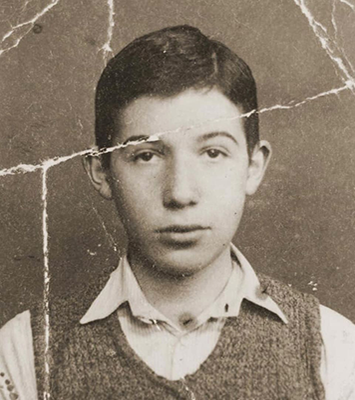
#> input picture examples/example01.png, 355 x 400 px
$ python opencv_inpainting.py --image examples/example01.png --mask examples/example01.png
#> lines starting #> are read from the running program, lines starting #| are printed output that depends on the picture
# import the necessary packages
import argparse
import cv2

# construct the argument parser and parse the arguments
ap = argparse.ArgumentParser()
ap.add_argument("-i", "--image", type=str, required=True, help="path input image on which we'll perform inpainting")
ap.add_argument("-m", "--mask", type=str, required=True, help="path input mask which corresponds to damaged areas")
ap.add_argument("-a", "--method", type=str, default="telea", choices=["telea", "ns"], help="inpainting algorithm to use")
ap.add_argument("-r", "--radius", type=int, default=3, help="inpainting radius")
args = vars(ap.parse_args())

# initialize the inpainting algorithm to be the Telea et al. method
flags = cv2.INPAINT_TELEA

# check to see if we should be using the Navier-Stokes (i.e.,Bertalmio
# et al.) method for inpainting
if args["method"] == "ns":
	flags = cv2.INPAINT_NS

# load the (1) input image (i.e., the image we're going to perform
# inpainting on) and (2) the  mask which should have the same input
# dimensions as the input image -- zero pixels correspond to areas
# that *will not* be inpainted while non-zero pixels correspond to
# "damaged" areas that inpainting will try to correct
image = cv2.imread(args["image"])
#> image is the input picture: shape (400, 355, 3); mean B, G, R 111.2, 126.3, 139.2
mask = cv2.imread(args["mask"])
mask = cv2.cvtColor(mask, cv2.COLOR_BGR2GRAY)
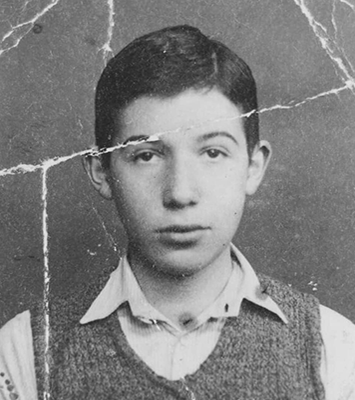
#> mask: shape (400, 355); min 16, max 242, mean 128.4

# perform inpainting using OpenCV
output = cv2.inpaint(image, mask, args["radius"], flags=flags)

# show the original input image, mask, and output image after
# applying inpainting
cv2.imshow("Image", image)
cv2.imshow("Mask", mask)
cv2.imshow("Output", output)
cv2.waitKey(0)
